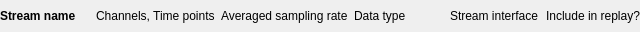
<?xml version="1.0" encoding="UTF-8"?>
<ui version="4.0">
 <class>topLevelForm</class>
 <widget class="QWidget" name="topLevelForm">
  <property name="geometry">
   <rect>
    <x>0</x>
    <y>0</y>
    <width>640</width>
    <height>32</height>
   </rect>
  </property>
  <property name="sizePolicy">
   <sizepolicy hsizetype="Preferred" vsizetype="Preferred">
    <horstretch>0</horstretch>
    <verstretch>0</verstretch>
   </sizepolicy>
  </property>
  <property name="maximumSize">
   <size>
    <width>16777215</width>
    <height>16777215</height>
   </size>
  </property>
  <property name="windowTitle">
   <string>Form</string>
  </property>
  <layout class="QHBoxLayout" name="horizontalLayout_2">
   <property name="leftMargin">
    <number>0</number>
   </property>
   <property name="topMargin">
    <number>0</number>
   </property>
   <property name="rightMargin">
    <number>0</number>
   </property>
   <property name="bottomMargin">
    <number>0</number>
   </property>
   <item>
    <widget class="QWidget" name="widget" native="true">
     <property name="minimumSize">
      <size>
       <width>0</width>
       <height>0</height>
      </size>
     </property>
     <property name="maximumSize">
      <size>
       <width>16777215</width>
       <height>16777215</height>
      </size>
     </property>
     <layout class="QHBoxLayout" name="horizontalLayout">
      <property name="leftMargin">
       <number>0</number>
      </property>
      <property name="topMargin">
       <number>0</number>
      </property>
      <property name="rightMargin">
       <number>0</number>
      </property>
      <property name="bottomMargin">
       <number>0</number>
      </property>
      <item alignment="Qt::AlignLeft">
       <widget class="QLabel" name="name_label">
        <property name="sizePolicy">
         <sizepolicy hsizetype="Preferred" vsizetype="Preferred">
          <horstretch>0</horstretch>
          <verstretch>0</verstretch>
         </sizepolicy>
        </property>
        <property name="minimumSize">
         <size>
          <width>0</width>
          <height>0</height>
         </size>
        </property>
        <property name="maximumSize">
         <size>
          <width>16777215</width>
          <height>16777215</height>
         </size>
        </property>
        <property name="font">
         <font>
          <bold>true</bold>
         </font>
        </property>
        <property name="text">
         <string>Stream name</string>
        </property>
       </widget>
      </item>
      <item alignment="Qt::AlignLeft">
       <widget class="QLabel" name="shape_label">
        <property name="minimumSize">
         <size>
          <width>0</width>
          <height>0</height>
         </size>
        </property>
        <property name="text">
         <string>Channels, Time points</string>
        </property>
       </widget>
      </item>
      <item alignment="Qt::AlignLeft">
       <widget class="QLabel" name="srate_label">
        <property name="text">
         <string>Averaged sampling rate</string>
        </property>
       </widget>
      </item>
      <item alignment="Qt::AlignLeft">
       <widget class="QLabel" name="label_3">
        <property name="text">
         <string>Data type</string>
        </property>
       </widget>
      </item>
      <item>
       <widget class="QLabel" name="label">
        <property name="text">
         <string>Stream interface</string>
        </property>
       </widget>
      </item>
      <item alignment="Qt::AlignRight">
       <widget class="QLabel" name="label_2">
        <property name="text">
         <string>Include in replay?</string>
        </property>
       </widget>
      </item>
     </layout>
    </widget>
   </item>
  </layout>
 </widget>
 <resources/>
 <connections/>
</ui>
